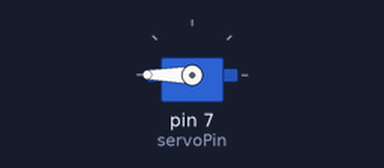
Recording of a sketch running on a simulated Arduino Uno, built with avr-gcc and run on an emulated ATmega328P. On the bench: servo.

Above: at 0.05 s.
At 10.8 s:
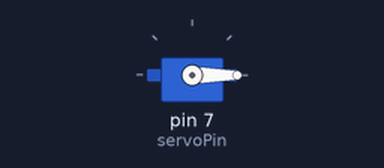
Timing chart, 0 to 14.0 s (numbered marks = the images above):
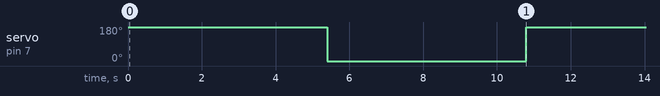

Measured:
- by itself, servo on pin 7 (servoPin): alternates 180° for 5.4 s and 0° for 5.4 s

The sketch:

servoAutomatico.ino
```cpp
#include <Servo.h>

int servoPin = 7;

Servo handServo;
int position = 0;

void setup()
{
  pinMode(servoPin, OUTPUT);
  handServo.attach(servoPin);

}

void moveServo(int pos)
{
  handServo.write(pos);
  delay(400);
}

void loop()
{
    if (position != 180) {
      position = 180;
      moveServo(position);
    }
   else {

      if (position != 0) {
        position = 0;
        moveServo(position);
      }

  }

  delay(5000);
}
```
